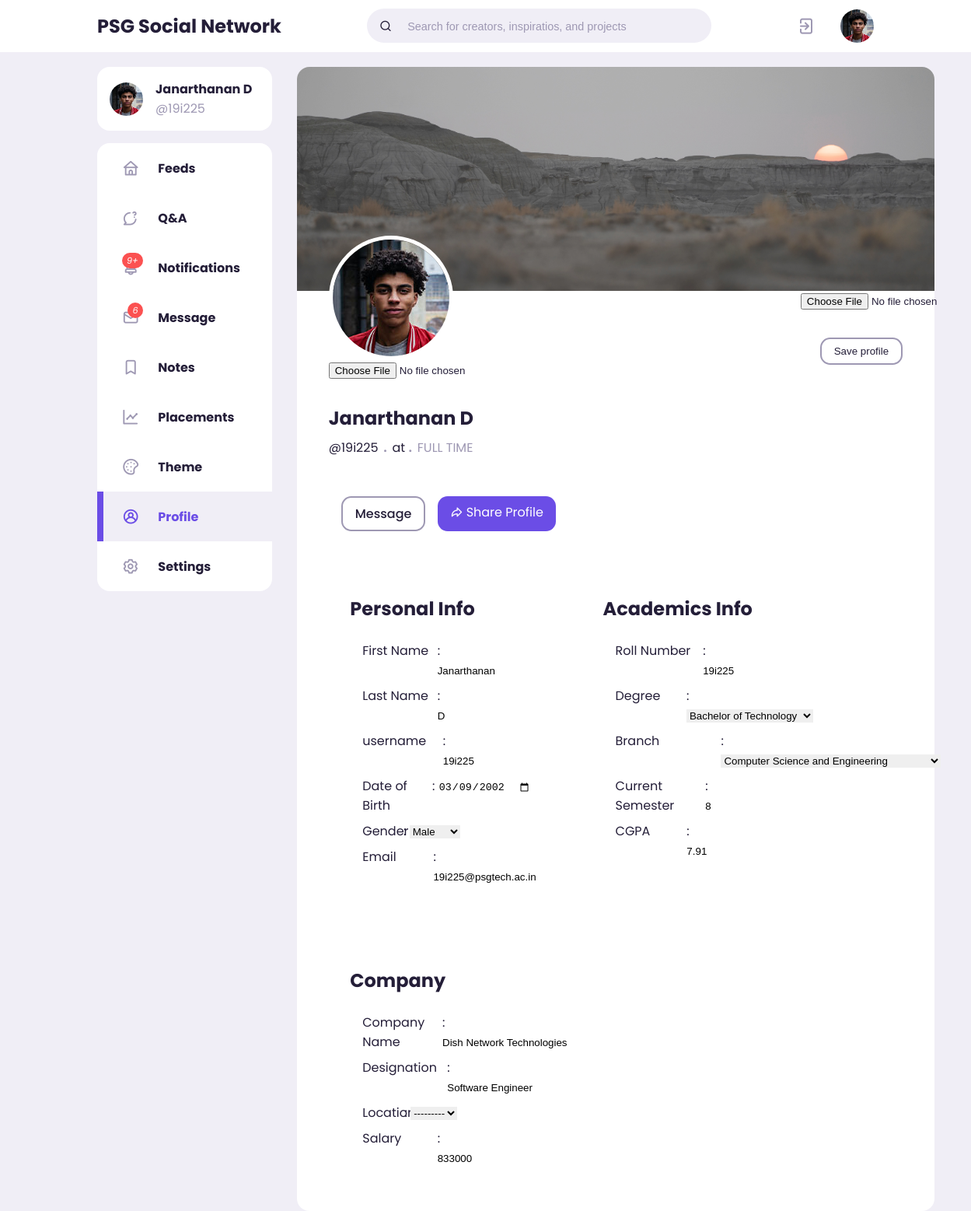
The app's page /edit-profile/ (signed in) with its own data.
### user/models.py (models this page shows)
class User(AbstractUser):
    GENDER_CHOICES= [
    ('male', 'Male'),
    ('female', 'Female'),
    ('other', 'Other'),
    ]
    username = models.CharField(max_length=200, unique=True)
    profile_pic = models.ImageField(upload_to="profile-pics", blank=True, null=True, default='profile-pics/default-img.png')
    profile_cover = models.ImageField(upload_to="profile-cover", blank=True, null=True, default='profile-cover/default-profile-cover.jpg')
    type = models.CharField(max_length=200, blank=True)
    email = models.EmailField(unique=True)
    gender = models.CharField(max_length=6, choices=GENDER_CHOICES, default='male', null=True)
    dob = models.DateField(null=True)
    USERNAME_FIELD = 'email'
    REQUIRED_FIELDS = []

class AcademicsInfo(models.Model):
    DEGREE_CHOICES = [
        ('B.Tech', 'Bachelor of Technology'),
        ('B.E', 'Bachelor of Engineering'),
        ('M.Tech', 'Master of Technology'),
        ('B.Sc', 'Bachelor of Science'),
        ('M.E', 'Master of Engineering'),
        ('M.Tech', 'Master of Technology'),
    ]
    DEPARTMENT_CHOICES = [
        ('CSE', 'Computer Science and Engineering'),
        ('ECE', 'Electronics and Communication Engineering'),
        ('ME', 'Mechanical Engineering'),
        ('CE', 'Civil Engineering'),
    ]
    user = models.ForeignKey(User, on_delete=models.CASCADE, null=True)
    roll_number = models.CharField(max_length=7, blank=True, unique=True)
    degree = models.CharField(max_length=100, blank=True, choices=DEGREE_CHOICES)
    department = models.CharField(max_length=100, blank=True, choices=DEPARTMENT_CHOICES)
    current_semester = models.CharField(max_length=200, blank=True)
    cgpa = models.FloatField(max_length=3, blank=True)

class CompanyInfo(models.Model):
    STATE_CHOICES = (("Andhra Pradesh","Andhra Pradesh"),("Arunachal Pradesh ","Arunachal Pradesh "),("Assam","Assam"),("Bihar","Bihar"),("Chhattisgarh","Chhattisgarh"),("Goa","Goa"),("Gujarat","Gujarat"),("Haryana","Haryana"),("Himachal Pradesh","Himachal Pradesh"),("Jammu and Kashmir ","Jammu and Kashmir "),("Jharkhand","Jharkhand"),("Karnataka","Karnataka"),("Kerala","Kerala"),("Madhya Pradesh","Madhya Pradesh"),("Maharashtra","Maharashtra"),("Manipur","Manipur"),("Meghalaya","Meghalaya"),("Mizoram","Mizoram"),("Nagaland","Nagaland"),("Odisha","Odisha"),("Punjab","Punjab"),("Rajasthan","Rajasthan"),("Sikkim","Sikkim"),("Tamil Nadu","Tamil Nadu"),("Telangana","Telangana"),("Tripura","Tripura"),("Uttar Pradesh","Uttar Pradesh"),("Uttarakhand","Uttarakhand"),("West Bengal","West Bengal"),("Andaman and Nicobar Islands","Andaman and Nicobar Islands"),("Chandigarh","Chandigarh"),("Dadra and Nagar Haveli","Dadra and Nagar Haveli"),("Daman and Diu","Daman and Diu"),("Lakshadweep","Lakshadweep"),("National Capital Territory of Delhi","National Capital Territory of Delhi"),("Puducherry","Puducherry"))
    user = models.ForeignKey(User, on_delete=models.CASCADE, null=True)
    company = models.CharField(max_length=100, blank=True)
    designation = models.CharField(max_length=100, blank=True)
    location = models.CharField(choices=cities, null=False, max_length=20)
    salary = models.BigIntegerField(blank=True)

### user/views.py (the view, shortened to what this page needs)
# urls.py: path('edit-profile/',views.editProfile, name="edit-profile"),
@login_required(login_url = 'login')
def editProfile(request):
    user = request.user
    academics = AcademicsInfo.objects.get(user = user)
    company = CompanyInfo.objects.get(user = user)
    form1 = EditUserProfile(instance = user)
    form2 = StepTwoForm(instance = academics)
    form3 = StepThreeForm(instance = company)
    context = {'user':user, 'form1': form1, 'form2': form2, 'form3' : form3 }
    return render(request, 'user/edit-profile.html', context)

### user/forms.py
class EditUserProfile(ModelForm):
    class Meta:
        model = User
        fields = ['profile_pic', 'profile_cover', 'first_name', 'last_name','username', 'email', 'dob', 'gender']
        widgets = {
            'dob':  forms.DateInput(attrs={'type': 'date'}),
            'profile_pic': forms.FileInput(attrs={'class':'file-input'}),
            'profile_cover': forms.FileInput(attrs={'class':'file-input', 'id' :'profile-cover-input'}),
        }

class StepTwoForm(ModelForm):
    def __init__(self, *args, **kwargs):
        super().__init__(*args, **kwargs)
        for field in self.fields.values():
            field.required = True
    roll_number = forms.CharField(max_length=7, error_messages={
        'unique': 'This roll number has already been registered.'
    })
    class Meta:
        model = AcademicsInfo
        fields = '__all__'
        exclude = ['user']

### user/templates/user/edit-profile.html (shortened to what this page needs)
{% extends 'base.html' %}
{% load static %}
{% block content %}
{% include 'top-nav.html' %}
<main class="profile">
    <div class="container">
        {% include 'side-nav.html'%}
        <section class="container-profile">
            <form method="POST" enctype="multipart/form-data">
                <div class="profile-header">
                    <div class="profile-top">
                        <img id="profile-cover" src="{{user.profile_cover.url}}" alt="profile-cover-img">
                        {{form1.profile_cover}}
                    </div>
                    <div class="profile-middle">
                        <div class="profile-img">
                            <img src="{{user.profile_pic.url}}" alt="profile-image">
                            {{form1.profile_pic}}
                        </div>
                        <div class="right-buttons">
                            <input type="submit" value="Save profile" class="edit-profile-button" ></input>
                        </div>
                    </div>
                    <div class="profile-bottom">
                        <div class="profile-bio">
                            <h2>{{user.first_name}} {{user.last_name}}</h2>
                            <p><span>@{{user.username}}</span><span class="text-muted dot"> .
                                </span>{{company.designation}}
                                <span>at</span> {{company.company}}<span class="text-muted dot"> . </span> <span
                                    class="text-muted">FULL TIME</span>
                            </p>
                        </div>
                        <div class="profile-bottom-buttons">
                            <a href="#" id="message-button">
                                Message
                            </a>
                            <a href="#" class="btn-primary">
                                <i class="uil uil-share"></i> Share Profile
                            </a>
                        </div>
                    </div>
                </div>
                <div class="profile-info">
                    <div class="block">
                        <h2>Personal Info</h2>
                        <p>First Name <span>: {{form1.first_name}}</span></p>
                        <p>Last Name <span>: {{form1.last_name}}</span></p>
                        <p>username <span>: {{form1.username}}</span></p>
                        <p>Date of Birth <span>: {{form1.dob}}</span></p>
                        <p>Gender <span>: {{form1.gender}}</span></p>
                        <p>Email <span>: {{form1.email}}</span></p>
                    </div>
                    <div class="block academics-info-block">
                        <h2>Academics Info</h2>
                        <p>Roll Number <span>: {{form2.roll_number}}</span></p>
                        <p>Degree <span>: {{form2.degree}}</span></p>
                        <p>Branch <span>: {{form2.department}}</span></p>
                        <p>Current Semester <span>: {{form2.current_semester}}</span></p>
                        <p>CGPA<span>: {{form2.cgpa}}</span></p>
                    </div>
                    <div class="block">
                        <h2>Company</h2>
                        <p>Company Name <span>: {{form3.company}}</span></p>
                        <p>Designation<span>: {{form3.designation}}</span></p>
                        <p>Location <span>: {{form3.location}}</span></p>
                        <p>Salary <span>: {{form3.salary}}</span></p>
                    </div>
                </div>
            </form>
        </section>
    </div>
</main>
{% endblock content %}

### templates/top-nav.html
{% load static %}
<nav>
    <div class="container">
        <h2 class="log">
            PSG Social Network
        </h2>
        <div class="search-bar">
            <i class="uil uil-search"></i>
            <input type="search" placeholder="Search for creators, inspiratios, and projects">
        </div>
        <div class="create">
            <a href="{% url 'user:logout'%}"><i class="uil uil-signout icon-font-size"></i></a>
            <div class="profile-picture">
                <img src="{{user.profile_pic.url}}" alt="Profile imgage">
            </div>
        </div>
    </div>
</nav>

### templates/side-nav.html (shortened to what this page needs)
<section class="left">
    <a class="profile">
        <div class="profile-picture">
            <img src="{{user.profile_pic.url}}" alt="profile image">
        </div>
        <div class="handle">
            <h4>{{user.first_name}} {{user.last_name}}</h4>
            <p class="text-muted">
                @{{user.username}}
            </p>
        </div>
    </a>
    <div class="sidebar">
        <a href="{% url 'feeds:index' %}"class="menu-item{% if 'feeds' in request.resolver_match.namespace %} active{% endif %}">
            <span><i class="uil uil-home icon"></i></span>
            <h3>Feeds</h3>
        </a>
        <a href="#" class="menu-item">
            <span><i class="uil uil-comment-question"></i></span>
            <h3>Q&A</h3>
        </a>
        <a href="#" class="menu-item" id="notifications">
            <span><i class="uil uil-bell"><small class="notification-count">9+</small></i></span>
            <h3>Notifications</h3>
        </a>
        <a href="#" class="menu-item" id="messages-notification">
            <span><i class="uil uil-envelope-alt"><small class="notification-count">6</small></i></span>
            <h3>Message</h3>
        </a>
        <a href="#" class="menu-item">
            <span><i class="uil uil-bookmark"></i></span>
            <h3>Notes</h3>
        </a>
        <a href="#" class="menu-item">
            <span><i class="uil uil-chart-line"></i></span>
            <h3>Placements</h3>
        </a>
        <a href="#" class="menu-item" id="theme">
            <span><i class="uil uil-palette"></i></span>
            <h3>Theme</h3>
        </a>
        <a href="{% url 'user:profile' user.email %}" class="menu-item{% if 'user' in request.resolver_match.namespace %} active{% endif %}">
            <span><i class="uil uil-user-circle"></i></span>
            <h3>Profile</h3>
        </a>
        <a href="#" class="menu-item">
            <span><i class="uil uil-setting"></i></span>
            <h3>Settings</h3>
        </a>
    </div>
</section>

### records on screen
User: profile_pic (picture), first_name "Janarthanan", last_name "D", username "19i225", profile_cover (placeholder picture), dob "03/09/2002", gender "Male", email "19i225@psgtech.ac.in"
AcademicsInfo: roll_number "19i225", degree "Bachelor of Technology", department "Computer Science and Engineering", current_semester "8", cgpa "7.91"
CompanyInfo: company "Dish Network Technologies", designation "Software Engineer", location "---------", salary "833000"
